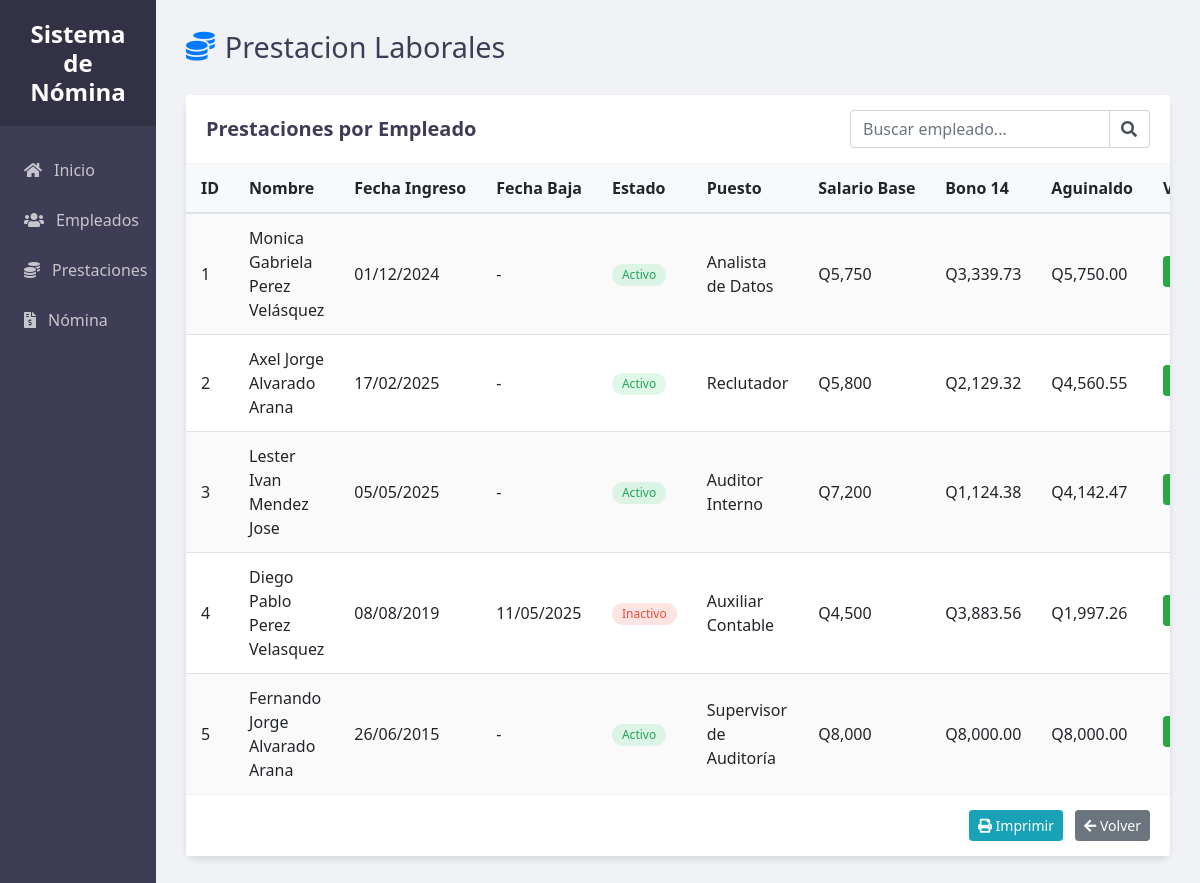
Page /ProyectoNomina/index.php?controller=prestacion&action=ver on the committed database.
### tables this page shows
CREATE TABLE `empleado` (
  `ID_Emp` int(11) NOT NULL,
  `PriNombre_Emp` varchar(50) NOT NULL,
  `SegNombre_Emp` varchar(50) NOT NULL,
  `PriApellido_Emp` varchar(50) NOT NULL,
  `SegApellido_Emp` varchar(50) NOT NULL,
  `DPI_Emp` varchar(20) NOT NULL,
  `FechaNacimiento_Emp` date NOT NULL,
  `Direccion_Emp` varchar(255) DEFAULT NULL,
  `Telefono_Emp` varchar(15) DEFAULT NULL,
  `Email_Emp` varchar(100) DEFAULT NULL,
  `FechaIngreso_Emp` date NOT NULL,
  `FechaBaja_Emp` date DEFAULT NULL,
  `Estado_Emp` varchar(10) DEFAULT 'Activo',
  `ID_Puesto` int(11) DEFAULT NULL,
  `Horas_Extras` decimal(5,2) DEFAULT 0.00
);

CREATE TABLE `puesto` (
  `ID_Puesto` int(11) NOT NULL,
  `Nombre_Puesto` varchar(100) NOT NULL,
  `SalarioBase_Puesto` decimal(10,2) NOT NULL,
  `ID_Dep` int(11) DEFAULT NULL
);

### ProyectoNomina/Controllers/PrestacionController.php (called while the page is built, shortened)
<?php
class PrestacionController {
    private $prestacion;
    public function __construct() {
        $db = db::conectar();
        $this->prestacion = new Prestacion($db);
    }
    public function ver() {
        $prestaciones = $this->prestacion->obtenerPrestaciones();
        extract(['prestaciones' => $prestaciones]);
        include 'Views/Prestaciones/Ver.php';
    }
}
?>

### ProyectoNomina/Models/PrestacionModelo.php (called while the page is built, shortened)
<?php
class Prestacion {
    private $conn;
    public function __construct($db) {
        $this->conn = $db;
    }
    public function obtenerPrestaciones() {
        try {
            $query = "CALL spCalcularB14_Agui();";
            $stmt = $this->conn->prepare($query);
            $stmt->execute();
            $resultados = $stmt->fetchAll(PDO::FETCH_ASSOC);
            return $resultados;
        } catch (PDOException $e) {
            error_log("Error al obtener Prestaciones de Empleados: " . $e->getMessage());
            return [];
        }
    }
}

### ProyectoNomina/Views/Prestaciones/Ver.php (the view, shortened to what this page needs)
<!DOCTYPE html>
<html lang="en">
<head>
    <link rel="stylesheet" href="https://cdn.jsdelivr.net/npm/bootstrap@4.6.2/dist/css/bootstrap.min.css">
    <link rel="stylesheet" href="https://cdnjs.cloudflare.com/ajax/libs/font-awesome/5.15.4/css/all.min.css">
    <link rel="stylesheet" href="Public/CSS/styleVerEmp.css">
</head>
<body>
    <div class="sidebar">
        <div class="sidebar-header">
            <h3>Sistema de Nómina</h3>
        </div>
        <ul class="sidebar-menu">
            <li><a href="index.php"><i class="fas fa-home"></i> Inicio</a></li>
            <li><a href="index.php?controller=empleado&action=ver"><i class="fas fa-users"></i> Empleados</a></li>
            <li><a href="index.php?controller=prestacion&action=ver"><i class="fas fa-coins"></i> Prestaciones</a></li>
            <li><a href="index.php?controller=nomina&action=ver"><i class="fas fa-file-invoice-dollar"></i> Nómina</a></li>
        </ul>
    </div>
    <div class="main-content">
        <div class="content-container">
            <div class="header">
                <div class="header-title">
                    <h1><i class="fas fa-coins text-primary"></i> Prestacion Laborales</h1>
                </div>
            </div>
            <div class="card">
                <div class="card-header bg-white">
                    <div class="row align-items-center">
                        <div class="col-md-6">
                            <h5 class="mb-0">Prestaciones por Empleado</h5>
                        </div>
                        <div class="col-md-6">
                            <div class="input-group search-box">
                                <input type="text" id="searchInput" class="form-control" placeholder="Buscar empleado...">
                                <div class="input-group-append">
                                    <span class="input-group-text"><i class="fas fa-search"></i></span>
                                </div>
                            </div>
                        </div>
                    </div>
                </div>
                <div class="card-body p-0">
                    <?php if (empty($prestaciones)): ?>
                        <div class="alert alert-info m-3">
                            <i class="fas fa-info-circle"></i> No hay prestaciones registradas en el sistema.
                        </div>
                    <?php else: ?>
                        <div class="table-container">
                            <table class="table table-striped table-hover" id="employeeTable">
                                <thead>
                                    <tr>
                                        <th>ID</th>
                                        <th>Nombre</th>
                                        <th>Fecha Ingreso</th>
                                        <th>Fecha Baja</th>
                                        <th>Estado</th>
                                        <th>Puesto</th>
                                        <th>Salario Base</th>
                                        <th>Bono 14</th>
                                        <th>Aguinaldo</th>
                                        <th>Vacaciones</th>
                                    </tr>
                                </thead>
                                <tbody>
                                    <?php foreach ($prestaciones as $prestacion): ?>
                                        <tr>
                                            <td><?php echo $prestacion['ID_Emp'];?></td>
                                            <td><?php echo $prestacion['Nombre']; ?></td>
                                            <td><?php echo date('d/m/Y', strtotime($prestacion['FechaIngreso_Emp'])); ?></td>
                                            <td><?php echo $prestacion['FechaBaja_Emp'] ? date('d/m/Y', strtotime($prestacion['FechaBaja_Emp'])) : '-'; ?></td>
                                            <td>
                                                <?php if ($prestacion['Estado_Emp'] == 'Activo'): ?>
                                                    <span class="badge badge-success">Activo</span>
                                                <?php else: ?>
                                                    <span class="badge badge-danger">Inactivo</span>
                                                <?php endif; ?>
                                            </td>
                                            <td><?php echo $prestacion['Nombre_Puesto']; ?></td>
                                            <td>Q<?php echo number_format($prestacion['SalarioBase_Puesto'], 0, '.', ','); ?></td>
                                            <td>Q<?php echo number_format($prestacion['Bono14'], 2, '.', ','); ?></td>
                                            <td>Q<?php echo number_format($prestacion['Aguinaldo'], 2, '.', ','); ?></td>
                                            <td>
                                                <a href="index.php?controller=vacaciones&action=ver&id=<?= $prestacion['ID_Emp']; ?>" class="btn btn-sm btn-success mb-1">
                                                    <i class="fas fa-gift"></i></a>
                                                <br>
                                            </td>
                                        </tr>
                                    <?php endforeach; ?>
                                </tbody>
                            </table>
                        </div>
                    <?php endif; ?>
                </div>
                <div class="card-footer bg-white">
                    <div class="row">
                        <div class="col text-right">
                            <button type="button" class="btn btn-info btn-sm mr-2" onclick="window.print()">
                                <i class="fas fa-print"></i> Imprimir
                            </button>
                            <a href="index.php" class="btn btn-secondary btn-sm">
                                <i class="fas fa-arrow-left"></i> Volver
                            </a>
                        </div>
                    </div>
                </div>
            </div>
        </div>
    </div>
</body>
</html>

### ProyectoNomina/index.php (shortened to what this page needs)
<?php
require_once 'Models/EmpleadoModelo.php';
require_once 'Models/PrestacionModelo.php';
require_once 'Controllers/PrestacionController.php';
$controller = $_GET['controller'] ?? 'empleado';
$action = $_GET['action'] ?? 'index';
switch ($controller) {
    case 'prestacion':
        $controlador = new PrestacionController();
        if (method_exists($controlador, $action)) {
            $controlador->$action();
        } else {
            echo "Acción no encontrada en Prestaciones.";
        }
        break;
}

### ProyectoNomina/Public/CSS/styleVerEmp.css (style rules this page uses)
:root { --primary: #4361ee; --secondary: #3f3d56; --success: #23a359; --danger: #e74c3c; --light: #f8f9fa; --dark: #343a40; --gray: #6c757d; --sidebar-width: 13%; }
body { margin: 0; padding: 0; font-family: 'Segoe UI', Roboto, 'Helvetica Neue', Arial, sans-serif; background-color: #f0f2f5; display: flex; min-height: 100vh; overflow: hidden; }
.sidebar { width: var(--sidebar-width); background-color: var(--secondary); color: white; position: fixed; height: 100vh; overflow-y: auto; z-index: 100; }
.sidebar-header { padding: 20px; background-color: rgba(0, 0, 0, 0.2); text-align: center; }
.sidebar-header h3 { margin: 0; font-size: 1.5rem; font-weight: 600; }
.sidebar-menu { list-style: none; padding: 0; margin: 20px 0; }
.sidebar-menu li { margin-bottom: 2px; }
.sidebar-menu a { display: flex; align-items: center; padding: 12px 20px; color: rgba(255, 255, 255, 0.7); text-decoration: none; transition: all 0.3s; border-left: 4px solid transparent; }
.sidebar-menu i { margin-right: 12px; }
.main-content { flex: 1; margin-left: var(--sidebar-width); height: 100vh; overflow-y: auto; }
.content-container { padding: 30px; max-width: 1800px; margin: 0 auto; }
.header { display: flex; justify-content: space-between; align-items: center; margin-bottom: 30px; }
.header-title h1 { margin: 0; font-size: 1.8rem; color: var(--secondary); display: flex; align-items: center; }
.header-title h1 i { margin-right: 10px; }
.card { border: none; border-radius: 10px; box-shadow: 0 4px 6px rgba(0, 0, 0, 0.1); margin-bottom: 30px; background-color: white; }
.card-header { padding: 15px 20px; border-bottom: 1px solid rgba(0, 0, 0, 0.05); }
.card-header h5 { font-weight: 600; color: var(--secondary); }
.table-container { max-height: calc(100vh - 250px); overflow-y: auto; overflow-x: auto; }
.table { margin-bottom: 0; width: 100%; }
.table thead th { position: sticky; top: 0; background-color: #f8f9fa; z-index: 10; font-weight: 600; border-top: none; border-bottom: 2px solid #dee2e6; padding: 12px 15px; white-space: nowrap; }
.table td { padding: 12px 15px; vertical-align: middle; }
.table-striped tbody tr:nth-of-type(odd) { background-color: rgba(0, 0, 0, 0.02); }
.badge { padding: 5px 10px; border-radius: 30px; font-weight: 500; font-size: 0.75rem; }
.badge-success { background-color: rgba(46, 204, 113, 0.15); color: var(--success); }
.badge-danger { background-color: rgba(231, 76, 60, 0.15); color: var(--danger); }
.card-footer { background-color: white; border-top: 1px solid rgba(0, 0, 0, 0.05); padding: 15px 20px; }
.search-box { max-width: 300px; margin-left: auto; }
.search-box .form-control { border-top-right-radius: 0; border-bottom-right-radius: 0; }
.search-box .input-group-text { background-color: white; border-left: none; }

### rows in the picture
empleado: ID_Emp "1", Nombre "Monica Gabriela Perez Velásquez", FechaIngreso_Emp "01/12/2024", Estado_Emp "Activo", ID_Puesto.Nombre_Puesto "Analista de Datos", ID_Puesto.SalarioBase_Puesto "5,750", Bono14 "3,339.73", Aguinaldo "5,750.00"
empleado: ID_Emp "2", Nombre "Axel Jorge Alvarado Arana", FechaIngreso_Emp "17/02/2025", Estado_Emp "Activo", ID_Puesto.Nombre_Puesto "Reclutador", ID_Puesto.SalarioBase_Puesto "5,800", Bono14 "2,129.32", Aguinaldo "4,560.55"
empleado: ID_Emp "3", Nombre "Lester Ivan Mendez Jose", FechaIngreso_Emp "05/05/2025", Estado_Emp "Activo", ID_Puesto.Nombre_Puesto "Auditor Interno", ID_Puesto.SalarioBase_Puesto "7,200", Bono14 "1,124.38", Aguinaldo "4,142.47"
empleado: ID_Emp "4", Nombre "Diego Pablo Perez Velasquez", FechaIngreso_Emp "08/08/2019", FechaBaja_Emp "11/05/2025", Estado_Emp "Inactivo", ID_Puesto.Nombre_Puesto "Auxiliar Contable", ID_Puesto.SalarioBase_Puesto "4,500", Bono14 "3,883.56", Aguinaldo "1,997.26"
empleado: ID_Emp "5", Nombre "Fernando Jorge Alvarado Arana", FechaIngreso_Emp "26/06/2015", Estado_Emp "Activo", ID_Puesto.Nombre_Puesto "Supervisor de Auditoría", ID_Puesto.SalarioBase_Puesto "8,000", Bono14 "8,000.00", Aguinaldo "8,000.00"
